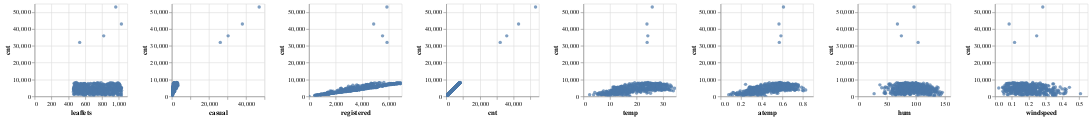

Here is the notebook cell this chart was saved with:
### Markdown cell above
Um einen ersten Überblick über die Zusammenhänge zwischen den verschiedenen numerischen Variablen und der Response Variable "cnt" zu erhalten, werden Scatterplots erstellt. Muster, wie beispielsweise lineare Beziehungen, Trends und Ausreißer, können so schnell identifiziert werden.

### Code cell
alt.Chart(data).mark_circle().encode(
    alt.X(alt.repeat("column"), type='quantitative'),
    alt.Y(alt.repeat("row"), type='quantitative')
).properties(
    width=150,
    height=150
).repeat(
    row=['cnt'],
    column=numeric_vars_large + numeric_vars_small
).interactive()

### Figure 1 — Vega-Lite specification as saved in the notebook (floating-point values rounded to 4 significant figures; data arrays with more than 128 entries replaced by an {"elided": "..."} marker saying what was removed)
{"config": {"view": {"continuousWidth": 300, "continuousHeight": 300}}, "repeat": {"column": ["leaflets", "casual", "registered", "cnt", "temp", "atemp", "hum", "windspeed"], "row": ["cnt"]}, "spec": {"data": {"name": "data-93ad65df4311113646a60b6dd172fda2"}, "mark": {"type": "circle"}, "encoding": {"x": {"field": {"repeat": "column"}, "type": "quantitative"}, "y": {"field": {"repeat": "row"}, "type": "quantitative"}}, "height": 150, "name": "view_1", "width": 150}, "params": [{"name": "param_1", "select": {"type": "interval", "encodings": ["x", "y"]}, "bind": "scales", "views": ["view_1_child__row_cntcolumn_leaflets", "view_1_child__row_cntcolumn_casual", "view_1_child__row_cntcolumn_registered", "view_1_child__row_cntcolumn_cnt", "view_1_child__row_cntcolumn_temp", "view_1_child__row_cntcolumn_atemp", "view_1_child__row_cntcolumn_hum", "view_1_child__row_cntcolumn_windspeed"]}], "$schema": "https://vega.github.io/schema/vega-lite/v5.16.3.json", "datasets": {"data-93ad65df4311113646a60b6dd172fda2": {"elided": "596 records"}}}
